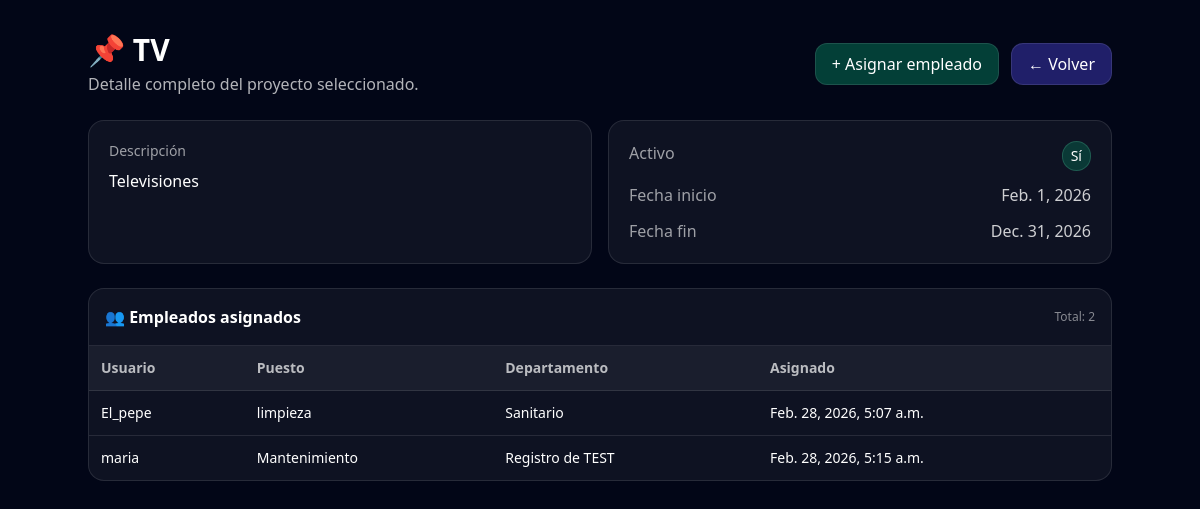
The app's page /panel/proyectos/2/ (signed in) with its own data.
### empleados_Alex/models.py (models this page shows, shortened)
class Proyecto(models.Model):
    nombre = models.CharField(max_length=120)
    descripcion = models.TextField(blank=True, null=True)
    fecha_inicio = models.DateField(blank=True, null=True)
    fecha_fin = models.DateField(blank=True, null=True)
    activo = models.BooleanField(default=True)

class EmpleadoProyecto(models.Model):
    empleado = models.ForeignKey(Empleado, on_delete=models.CASCADE, related_name="asignaciones")
    proyecto = models.ForeignKey(Proyecto, on_delete=models.CASCADE, related_name="asignaciones")
    fecha_asignacion = models.DateTimeField(auto_now_add=True)
    class Meta:
        unique_together = ("empleado", "proyecto")  # evita duplicados

class Empleado(models.Model):
    user = models.ForeignKey(User, on_delete=models.CASCADE)
    puesto = models.CharField(max_length=100)
    departamento = models.CharField(max_length=100)
    fecha_inicio = models.DateField(auto_now_add=True)
    foto_perfil = models.ImageField(upload_to='fotos_perfil/', null=True, blank=True)

### empleados_Alex/views.py (the view)
# urls.py: path('panel/proyectos/<int:pk>/', admin_detalle_proyecto, name='admin_detalle_proyecto'),
@login_required(login_url="/")
def admin_detalle_proyecto(request, pk):
    if not _es_admin(request):
        return HttpResponseForbidden("No tienes permisos para ver esta sección.")
    proyecto = Proyecto.objects.get(pk=pk)
    asignaciones = (
        EmpleadoProyecto.objects
        .filter(proyecto=proyecto)
        .select_related("empleado__user")
        .order_by("empleado__user__username")
    )
    return render(request, "admin/detalle_proyecto.html", {
        "proyecto": proyecto,
        "asignaciones": asignaciones
    })

### empleados_Alex/views.py (called while the page is built)
def _es_admin(request):
    u = request.user
    return u.is_authenticated and (u.username.lower() == "alex" or u.is_staff or u.is_superuser)

### templates/admin/detalle_proyecto.html (shortened to what this page needs)
<!DOCTYPE html>
<html lang="es">
<head>
  <script src="https://cdn.tailwindcss.com"></script>
</head>
<body class="bg-slate-950 text-white p-8">
  <div class="max-w-5xl mx-auto">
    <div class="flex items-center justify-between gap-4">
      <div>
        <h1 class="text-3xl font-bold">📌 {{ proyecto.nombre }}</h1>
        <p class="text-white/70 mt-1">Detalle completo del proyecto seleccionado.</p>
      </div>
      <div class="flex gap-3">
        <a href="{% url 'empleados_Alex:admin_asignar_empleado_proyecto' %}"
           class="px-4 py-2 rounded-xl bg-emerald-600/40 hover:bg-emerald-600/60 border border-white/10">
          + Asignar empleado
        </a>
        <a href="{% url 'empleados_Alex:admin_proyectos' %}"
           class="px-4 py-2 rounded-xl bg-indigo-600/40 hover:bg-indigo-600/60 border border-white/10">
          ← Volver
        </a>
      </div>
    </div>
    <div class="mt-6 grid md:grid-cols-2 gap-4">
      <div class="bg-white/5 border border-white/10 rounded-2xl p-5">
        <p class="text-white/60 text-sm">Descripción</p>
        <p class="mt-2">{{ proyecto.descripcion|default:"Sin descripción" }}</p>
      </div>
      <div class="bg-white/5 border border-white/10 rounded-2xl p-5 space-y-3">
        <div class="flex justify-between">
          <span class="text-white/60">Activo</span>
          {% if proyecto.activo %}
            <span class="px-2 py-1 rounded-full bg-emerald-600/30 border border-emerald-300/20 text-sm">Sí</span>
          {% else %}
            <span class="px-2 py-1 rounded-full bg-red-600/30 border border-red-300/20 text-sm">No</span>
          {% endif %}
        </div>
        <div class="flex justify-between">
          <span class="text-white/60">Fecha inicio</span>
          <span class="text-white/80">{{ proyecto.fecha_inicio|default:"—" }}</span>
        </div>
        <div class="flex justify-between">
          <span class="text-white/60">Fecha fin</span>
          <span class="text-white/80">{{ proyecto.fecha_fin|default:"—" }}</span>
        </div>
      </div>
    </div>
    <div class="mt-6 bg-white/5 border border-white/10 rounded-2xl overflow-hidden">
      <div class="p-4 border-b border-white/10 flex items-center justify-between">
        <h2 class="font-semibold">👥 Empleados asignados</h2>
        <span class="text-xs text-white/50">Total: {{ asignaciones|length }}</span>
      </div>
      <div class="overflow-x-auto">
        <table class="w-full text-sm">
          <thead class="bg-white/5 text-white/70">
            <tr>
              <th class="text-left p-3">Usuario</th>
              <th class="text-left p-3">Puesto</th>
              <th class="text-left p-3">Departamento</th>
              <th class="text-left p-3">Asignado</th>
            </tr>
          </thead>
          <tbody>
            {% for a in asignaciones %}
              <tr class="border-t border-white/10 hover:bg-white/5">
                <td class="p-3 font-medium">{{ a.empleado.user.username }}</td>
                <td class="p-3">{{ a.empleado.puesto }}</td>
                <td class="p-3">{{ a.empleado.departamento }}</td>
                <td class="p-3">{{ a.fecha_asignacion }}</td>
              </tr>
            {% empty %}
              <tr>
                <td class="p-3 text-white/60" colspan="4">No hay empleados asignados a este proyecto.</td>
              </tr>
            {% endfor %}
          </tbody>
        </table>
      </div>
    </div>
  </div>
</body>
</html>

### records on screen
Proyecto: nombre "TV", descripcion "Televisiones", fecha_inicio "Feb. 1, 2026", fecha_fin "Dec. 31, 2026"
EmpleadoProyecto: empleado.user.username "El_pepe", empleado.puesto "limpieza", empleado.departamento "Sanitario", fecha_asignacion "Feb. 28, 2026, 5:07 a.m."
EmpleadoProyecto: empleado.user.username "maria", empleado.puesto "Mantenimiento", empleado.departamento "Registro de TEST", fecha_asignacion "Feb. 28, 2026, 5:15 a.m."

### other values on screen
{{ asignaciones|length }} "2"
